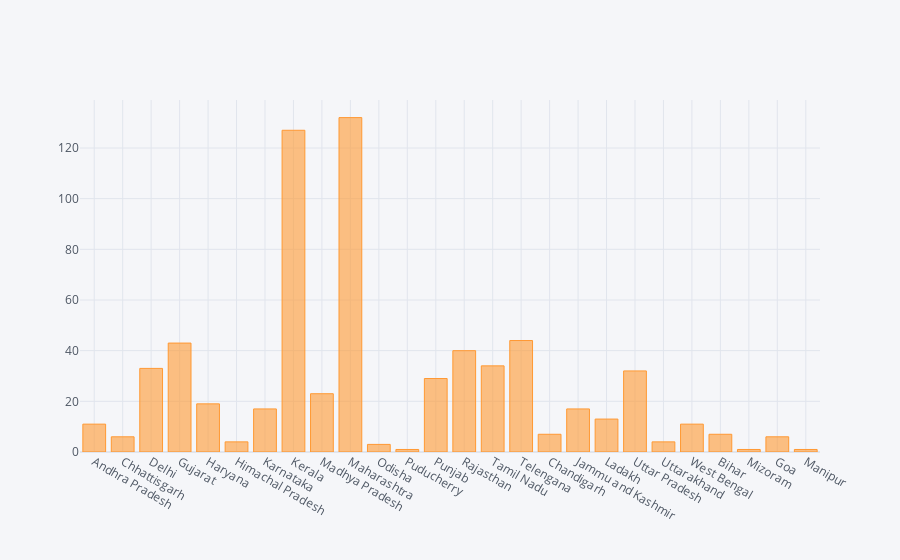

The code cell stored with this chart in its notebook:
### Code cell
#Plotly Visualization
df.iplot(kind = 'bar', x = 'Name of State / UT', y = 'Total Active Cases')

### Figure 1 — Plotly figure (JSON) as saved in the notebook; plotly's stock layout.template omitted (floating-point values rounded to 4 significant figures)
{"data": [{"marker": {"color": "rgba(255, 153, 51, 0.6)", "line": {"color": "rgba(255, 153, 51, 1.0)", "width": 1}}, "name": "Total Active Cases", "orientation": "v", "text": "", "type": "bar", "x": ["Andhra Pradesh", "Chhattisgarh", "Delhi", "Gujarat", "Haryana", "Himachal Pradesh", "Karnataka", "Kerala", "Madhya Pradesh", "Maharashtra", "Odisha", "Puducherry", "Punjab", "Rajasthan", "Tamil Nadu", "Telengana", "Chandigarh", "Jammu and Kashmir", "Ladakh", "Uttar Pradesh", "Uttarakhand", "West Bengal", "Bihar", "Mizoram", "Goa", "Manipur"], "y": [11, 6, 33, 43, 19, 4, 17, 127, 23, 132, 3, 1, 29, 40, 34, 44, 7, 17, 13, 32, 4, 11, 7, 1, 6, 1]}], "layout": {"legend": {"bgcolor": "#F5F6F9", "font": {"color": "#4D5663"}}, "paper_bgcolor": "#F5F6F9", "plot_bgcolor": "#F5F6F9", "title": {"font": {"color": "#4D5663"}}, "xaxis": {"gridcolor": "#E1E5ED", "showgrid": true, "tickfont": {"color": "#4D5663"}, "title": {"font": {"color": "#4D5663"}, "text": ""}, "zerolinecolor": "#E1E5ED"}, "yaxis": {"gridcolor": "#E1E5ED", "showgrid": true, "tickfont": {"color": "#4D5663"}, "title": {"font": {"color": "#4D5663"}, "text": ""}, "zerolinecolor": "#E1E5ED"}}}
